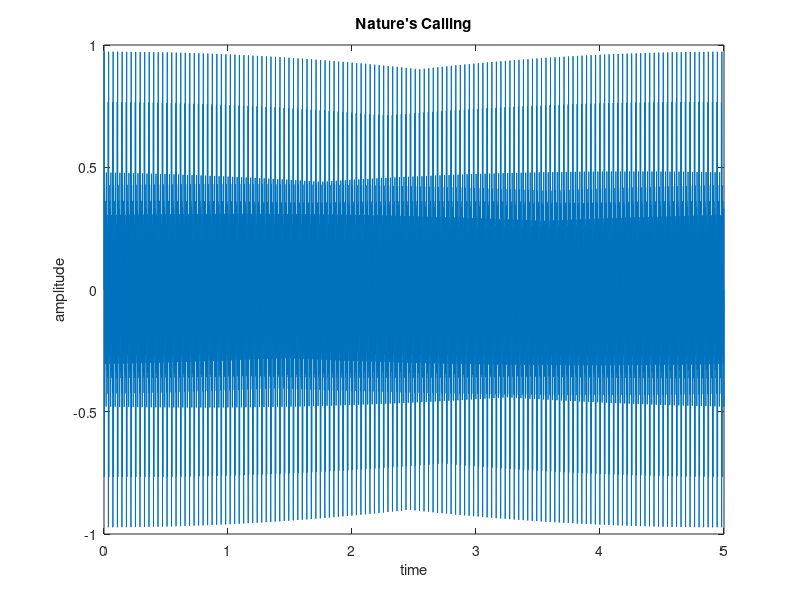

The MATLAB script that drew this image:
% Nature's Calling 

% Set frequency for each musical sound 
fs1 = 2200;
fs2 = 2450;
fs3 = 2700;
fs4 = 3200;

% Create Time array 
t1 = linspace(0,5,fs1*5);

% Generate Samples for each sound 
y1 = sin(2*pi*220*t1);
y2 = sin(2*pi*247.5*t1);
y3 = sin(2*pi*275*t1);
y4 = sin(2*pi*330*t1);

% Create array for final combination of samples
y_org = zeros(1,length(t1));

% Create array of sound weights 
weight1 = 0.25;
weight2 = 0.25;
weight3 = 0.25;
weight4 = 0.25;


% Combine all sounds in one array 
for i = 1:length(t1)
    
    % Calculate each sound sample
    y_org(i) = (weight1*y1(i))+(weight2*y2(i))+(weight3*y3(i))+(weight4*y4(i)); % use a loop to add each sample
    
end

% Plot both Sounds 
plot(t1,y_org)
title('Nature''s Calling')
xlabel('time')
ylabel('amplitude')

% Play Final Combination of Sounds 
sound(y_org,fs1)